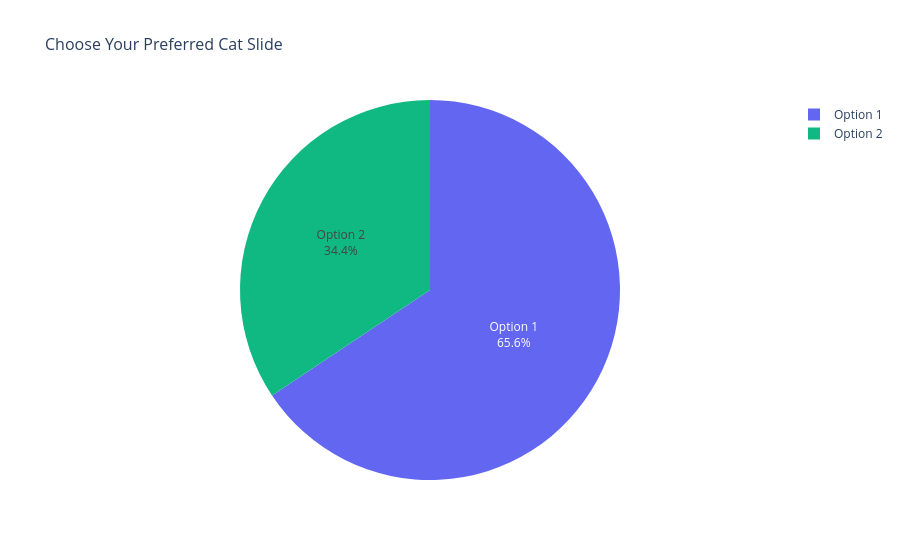
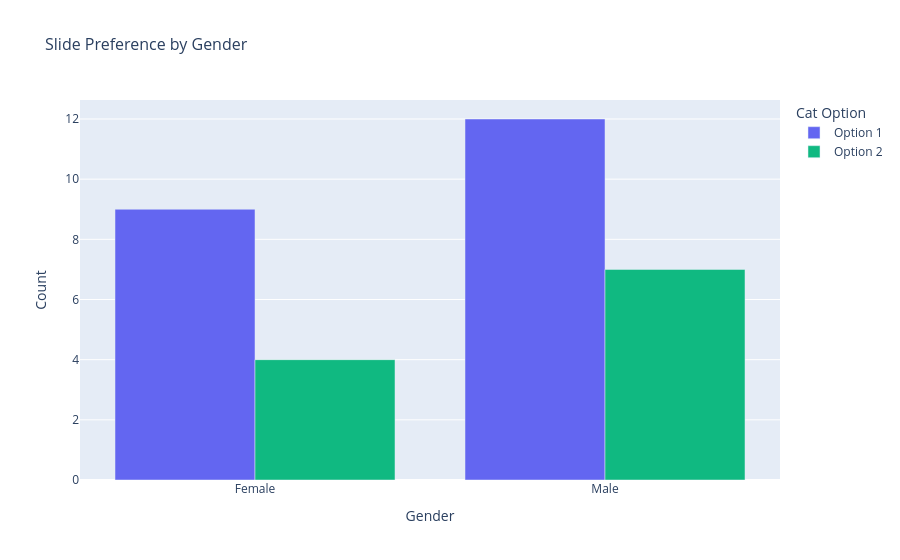
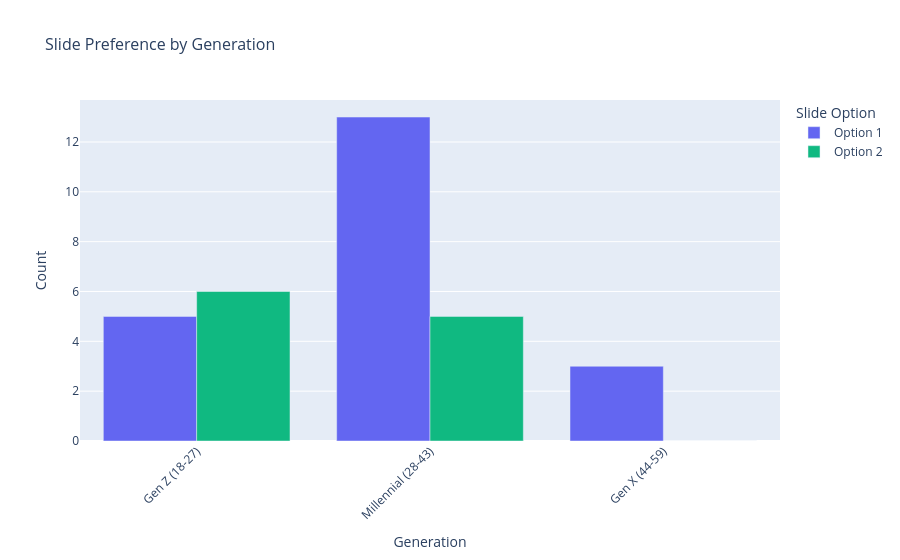
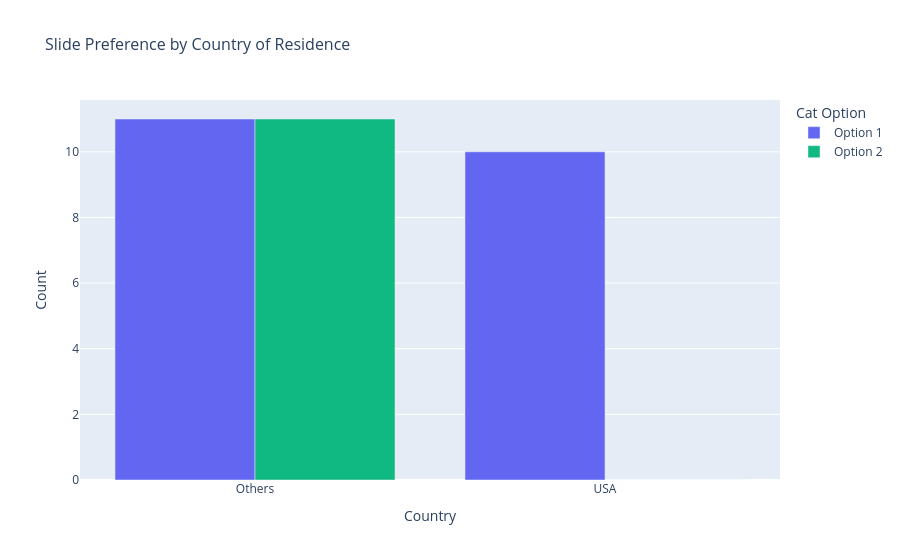

Here is the notebook cell these charts were saved with, in order:
### Code cell
# Fetch Prolific data and create visualizations
merged_df, figures = fetch_and_visualize_survey_results(config, df)

### Figure 1 — Plotly figure (JSON) as saved in the notebook; plotly's stock layout.template omitted (floating-point values rounded to 4 significant figures)
{"data": [{"domain": {"x": [0, 1], "y": [0, 1]}, "hovertemplate": "label=%{label}<br>value=%{value}<extra></extra>", "labels": ["Option 1", "Option 2"], "legendgroup": "", "marker": {"colors": ["#6366F1", "#10B981"]}, "name": "", "showlegend": true, "textinfo": "percent+label", "textposition": "inside", "type": "pie", "values": [21, 11]}], "layout": {"font": {"size": 12}, "legend": {"tracegroupgap": 0}, "showlegend": true, "title": {"font": {"size": 16}, "text": "Choose Your Preferred Cat Slide"}}}

### Figure 2 — Plotly figure (JSON) as saved in the notebook; plotly's stock layout.template omitted (floating-point values rounded to 4 significant figures)
{"data": [{"alignmentgroup": "True", "hovertemplate": "Slide Option=Option 1<br>Sex=%{x}<br>Count=%{y}<extra></extra>", "legendgroup": "Option 1", "marker": {"color": "#6366F1", "pattern": {"shape": ""}}, "name": "Option 1", "offsetgroup": "Option 1", "orientation": "v", "showlegend": true, "textposition": "auto", "type": "bar", "x": ["Female", "Male"], "xaxis": "x", "y": [9, 12], "yaxis": "y"}, {"alignmentgroup": "True", "hovertemplate": "Slide Option=Option 2<br>Sex=%{x}<br>Count=%{y}<extra></extra>", "legendgroup": "Option 2", "marker": {"color": "#10B981", "pattern": {"shape": ""}}, "name": "Option 2", "offsetgroup": "Option 2", "orientation": "v", "showlegend": true, "textposition": "auto", "type": "bar", "x": ["Female", "Male"], "xaxis": "x", "y": [4, 7], "yaxis": "y"}], "layout": {"barmode": "group", "font": {"size": 12}, "legend": {"title": {"text": "Cat Option"}, "tracegroupgap": 0}, "title": {"font": {"size": 16}, "text": "Slide Preference by Gender"}, "xaxis": {"anchor": "y", "domain": [0, 1], "title": {"text": "Gender"}}, "yaxis": {"anchor": "x", "domain": [0, 1], "title": {"text": "Count"}}}}

### Figure 3 — Plotly figure (JSON) as saved in the notebook; plotly's stock layout.template omitted (floating-point values rounded to 4 significant figures)
{"data": [{"alignmentgroup": "True", "hovertemplate": "Slide Option=Option 1<br>Generation=%{x}<br>Count=%{y}<extra></extra>", "legendgroup": "Option 1", "marker": {"color": "#6366F1", "pattern": {"shape": ""}}, "name": "Option 1", "offsetgroup": "Option 1", "orientation": "v", "showlegend": true, "textposition": "auto", "type": "bar", "x": ["Gen Z (18-27)", "Millennial (28-43)", "Gen X (44-59)"], "xaxis": "x", "y": [5, 13, 3], "yaxis": "y"}, {"alignmentgroup": "True", "hovertemplate": "Slide Option=Option 2<br>Generation=%{x}<br>Count=%{y}<extra></extra>", "legendgroup": "Option 2", "marker": {"color": "#10B981", "pattern": {"shape": ""}}, "name": "Option 2", "offsetgroup": "Option 2", "orientation": "v", "showlegend": true, "textposition": "auto", "type": "bar", "x": ["Gen Z (18-27)", "Millennial (28-43)", "Gen X (44-59)"], "xaxis": "x", "y": [6, 5, 0], "yaxis": "y"}], "layout": {"barmode": "group", "font": {"size": 12}, "legend": {"title": {"text": "Slide Option"}, "tracegroupgap": 0}, "title": {"font": {"size": 16}, "text": "Slide Preference by Generation"}, "xaxis": {"anchor": "y", "domain": [0, 1], "tickangle": -45, "title": {"text": "Generation"}}, "yaxis": {"anchor": "x", "domain": [0, 1], "title": {"text": "Count"}}}}

### Figure 4 — Plotly figure (JSON) as saved in the notebook; plotly's stock layout.template omitted (floating-point values rounded to 4 significant figures)
{"data": [{"alignmentgroup": "True", "hovertemplate": "Slide Option=Option 1<br>Country_Group=%{x}<br>Count=%{y}<extra></extra>", "legendgroup": "Option 1", "marker": {"color": "#6366F1", "pattern": {"shape": ""}}, "name": "Option 1", "offsetgroup": "Option 1", "orientation": "v", "showlegend": true, "textposition": "auto", "type": "bar", "x": ["Others", "USA"], "xaxis": "x", "y": [11, 10], "yaxis": "y"}, {"alignmentgroup": "True", "hovertemplate": "Slide Option=Option 2<br>Country_Group=%{x}<br>Count=%{y}<extra></extra>", "legendgroup": "Option 2", "marker": {"color": "#10B981", "pattern": {"shape": ""}}, "name": "Option 2", "offsetgroup": "Option 2", "orientation": "v", "showlegend": true, "textposition": "auto", "type": "bar", "x": ["Others", "USA"], "xaxis": "x", "y": [11, 0], "yaxis": "y"}], "layout": {"barmode": "group", "font": {"size": 12}, "legend": {"title": {"text": "Cat Option"}, "tracegroupgap": 0}, "title": {"font": {"size": 16}, "text": "Slide Preference by Country of Residence"}, "xaxis": {"anchor": "y", "domain": [0, 1], "title": {"text": "Country"}}, "yaxis": {"anchor": "x", "domain": [0, 1], "title": {"text": "Count"}}}}
